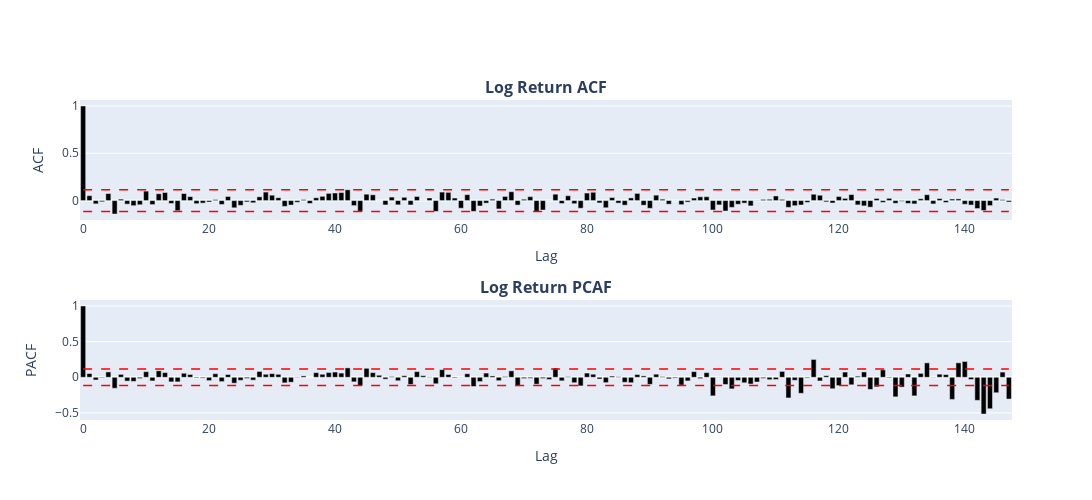

Notebook source saved alongside this figure:
### Code cell
# get ACF and PCAF of log return
acf_log_return = acf(log_r)
pacf_log_return = pacf(log_r, nlags= len(log_r) // 2 - 1, method='ols')

# plot
log_return_acf_and_pcaf_plot = make_subplots(rows=2, cols=1, subplot_titles=['<b>Log Return ACF</b>', '<b>Log Return PCAF</b>'])
add_barplot_to_plot(log_return_acf_and_pcaf_plot, 1, 1, 'Lag', 'ACF', False, 300, acf_log_return)
add_barplot_to_plot(log_return_acf_and_pcaf_plot, 2, 1, 'Lag', 'PACF', False, 300, pacf_log_return)
log_return_acf_and_pcaf_plot.update_layout(height=500, width = 1300)
log_return_acf_and_pcaf_plot.show()
log_return_acf_and_pcaf_plot.write_image("images/fig_7_acf_pacf_log_return.png")

### Figure 1 — Plotly figure (JSON) as saved in the notebook; plotly's stock layout.template omitted (floating-point values rounded to 4 significant figures; data arrays with more than 128 entries replaced by an {"elided": "..."} marker saying what was removed)
{"data": [{"marker": {"color": "black"}, "type": "bar", "x": {"elided": "148 int values"}, "xaxis": "x", "y": {"elided": "299 float values"}, "yaxis": "y"}, {"line": {"color": "red", "dash": "dash", "width": 1.5}, "mode": "lines", "type": "scatter", "x": {"elided": "148 int values"}, "xaxis": "x", "y": {"elided": "148 float values"}, "yaxis": "y"}, {"line": {"color": "red", "dash": "dash", "width": 1.5}, "mode": "lines", "type": "scatter", "x": {"elided": "148 int values"}, "xaxis": "x", "y": {"elided": "148 float values"}, "yaxis": "y"}, {"marker": {"color": "black"}, "type": "bar", "x": {"elided": "148 int values"}, "xaxis": "x2", "y": {"elided": "149 float values"}, "yaxis": "y2"}, {"line": {"color": "red", "dash": "dash", "width": 1.5}, "mode": "lines", "type": "scatter", "x": {"elided": "148 int values"}, "xaxis": "x2", "y": {"elided": "148 float values"}, "yaxis": "y2"}, {"line": {"color": "red", "dash": "dash", "width": 1.5}, "mode": "lines", "type": "scatter", "x": {"elided": "148 int values"}, "xaxis": "x2", "y": {"elided": "148 float values"}, "yaxis": "y2"}], "layout": {"annotations": [{"font": {"size": 16}, "showarrow": false, "text": "<b>Log Return ACF</b>", "x": 0.5, "xanchor": "center", "xref": "paper", "y": 1, "yanchor": "bottom", "yref": "paper"}, {"font": {"size": 16}, "showarrow": false, "text": "<b>Log Return PCAF</b>", "x": 0.5, "xanchor": "center", "xref": "paper", "y": 0.375, "yanchor": "bottom", "yref": "paper"}], "height": 500, "showlegend": false, "width": 1300, "xaxis": {"anchor": "y", "domain": [0, 1], "title": {"text": "Lag"}}, "xaxis2": {"anchor": "y2", "domain": [0, 1], "title": {"text": "Lag"}}, "yaxis": {"anchor": "x", "domain": [0.625, 1], "title": {"text": "ACF"}}, "yaxis2": {"anchor": "x2", "domain": [0, 0.375], "title": {"text": "PACF"}}}}
